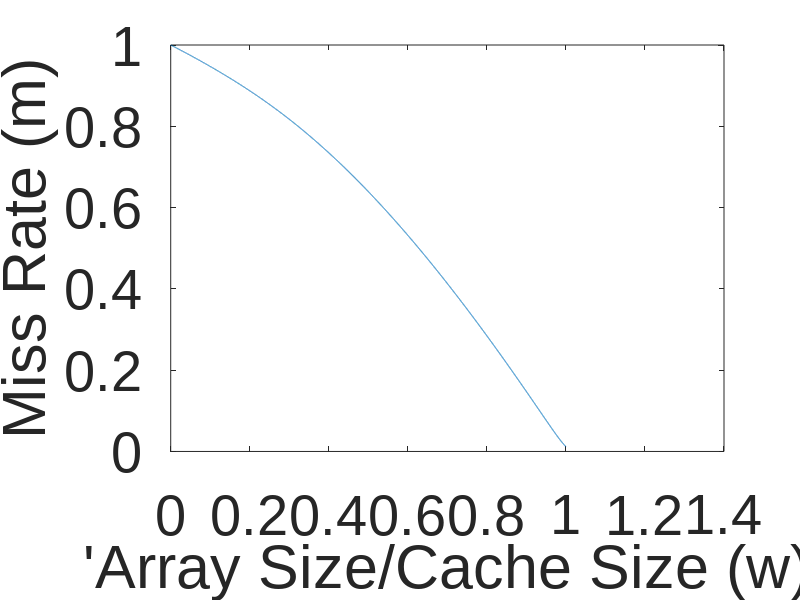

MATLAB code to generate this figure:
n = [0];k = [1];nl = 0;kl = 1;for i = 0:10000        nl += 0.0001;        n = [n,nl];        kl = 1+ (exp(-2*kl / nl)-1)/(2*kl/nl);        k  = [k,kl]; endfor plot(n,k); set(gca, 'FontName', 'Arial')set(gca, 'FontSize', 40)ylabel('Miss Rate (m)')xlabel('''Array Size/Cache Size (w)');